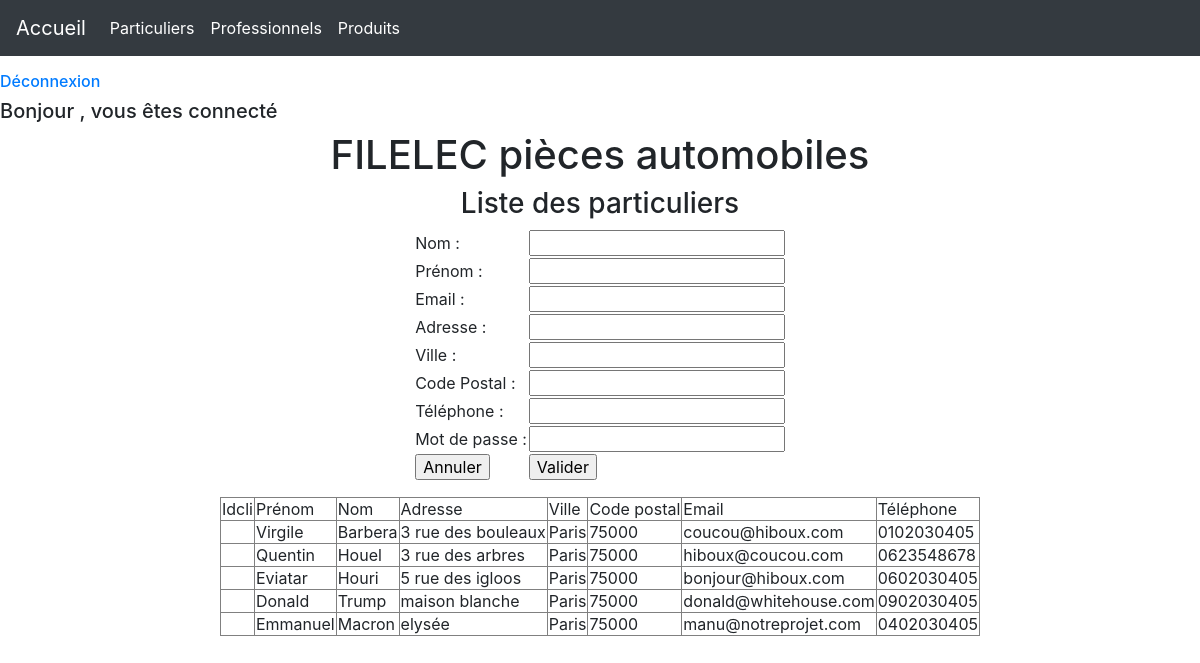
/index.php?page=1, run on the app's committed database.
### tables this page shows
CREATE TABLE IF NOT EXISTS PARTICULIER
(
 IDCLI INTEGER default 0 ,
 PRENOM CHAR(32) NULL  ,
 NOM CHAR(32) NULL  ,
 ADRESSE CHAR(32) NULL  ,
 VILLE CHAR(20) NULL ,
 CODE_POSTAL CHAR(5) NULL ,
 EMAIL CHAR(32) NULL  ,
 TELEPHONE CHAR(32) NULL  ,
 MDP CHAR(32) NOT NULL   
 );

### controleur/controleur.php (called while the page is built, shortened)
<?php
include ("modele/modele.php");
class Controleur
{
	private $unModele;
	public function __construct($serveur, $bdd, $user, $mdp)
	{
		$this->unModele = new Modele ($serveur, $bdd, $user, $mdp);
	}
	public function setTable($uneTable)
	{
		$this->unModele->setTable($uneTable);
	}
	public function select_All()
	{
		return $this->unModele->select_All();
	}
}
?>

### modele/modele.php (called while the page is built, shortened)
<?php
class Modele
{
	private $pdo;
	private $table;
	public function __construct ($serveur, $bdd, $user, $mdp)
	{
		$this->pdo = null;
		try
			{
				$this->pdo = new PDO ("mysql:host=".$serveur.";dbname=".$bdd,$user,$mdp);
			}
			catch (PDOException $exp)
			{
				echo "Erreur de connexion à la bdd";
				echo $exp->getMessage ();
			}
	}
	public function setTable($uneTable)
	{
		$this->table = $uneTable;
	}
	public function select_All ()
	{
		if ($this->pdo == null)
		{
			return null;
		}
		else {
			$requete = "select * from ".$this->table.";";
			$select =$this->pdo->prepare($requete);
			$select->execute ();
			return $select->fetchAll ();
		}
	}
}
?>

### vue/vue_selectAll_particulier.php (the view)
<table border = 1 >
	<tr><td> Idcli </td><td> Prénom  </td>
		<td> Nom </td> <td> Adresse </td> <td> Ville </td><td> Code postal </td><td> Email </td><td> Téléphone </td>
		</tr>
		<?php
		foreach ($lesParticuliers as $unParticulier)
		{
			echo "<tr>	<td> ".$unParticulier['IDCLI']."</td>
				<td> ".$unParticulier['PRENOM']."</td>
			<td> ".$unParticulier['NOM']."</td>
			<td> ".$unParticulier['ADRESSE']."</td>
			<td> ".$unParticulier['VILLE']."</td>
			<td> ".$unParticulier['CODE_POSTAL']."</td>
			<td> ".$unParticulier['EMAIL']."</td>
			<td> ".$unParticulier['TELEPHONE']."</td> </tr>" ;
		}
		?>
</table>

### index.php (shortened to what this page needs)
  <body style='background:#fff;'>
        <div id="content">
            <br><br><br>
            <a class="deco" href='index.php?deconnexion=true'><span><h6>Déconnexion</h6></span></a>
            <?php
                if(isset($_GET['deconnexion']))
                {
                   if($_GET['deconnexion']==true)
                   {
                      session_unset();
                      header("location:connexion.php");
                   }
                }
                else if($_SESSION['username'] !== ""){
                    $user = $_SESSION['username'];
                    echo "<h5>Bonjour"." ".$user.", vous êtes connecté</h5>";
                }
            ?>
<?php
require('nav.php');
include("controleur/controleur.php");
$unControleur = new Controleur ("localhost","xyz_db","root","");
?>
<html>
<head>
	<link rel="stylesheet" href="https://stackpath.bootstrapcdn.com/bootstrap/4.3.1/css/bootstrap.min.css">
</head>
<body>
	<center>
		<h1> FILELEC pièces automobiles </h1>
<?php
			if (isset($_GET['page']))
				$page = $_GET['page'];
			else $page = 0;
			switch($page)
			{
				case 1 : include("particulier.php"); break;
			}
		?>
	</center>
</body>
</html>

### nav.php (shortened to what this page needs)
<nav class="navbar navbar-expand-md navbar-dark fixed-top bg-dark">
  <a class="navbar-brand" href="index.php">Accueil</a>
  <div class="collapse navbar-collapse" id="navbarCollapse">
    <ul class="navbar-nav mr-auto">
      <li class="nav-item active">
        <a class="nav-link" href="index.php?page=1">Particuliers <span class="sr-only">(current)</span></a>
      </li>
      <li class="nav-item active">
        <a class="nav-link" href="index.php?page=2">Professionnels <span class="sr-only">(current)</span></a>
      </li>
     <li class="nav-item active">
        <a class="nav-link" href="index.php?page=3">Produits <span class="sr-only">(current)</span></a>
      </li>
    </ul>
  </div>
</nav>

### particulier.php (shortened to what this page needs)
<h3>Liste des particuliers </h3>
		<?php
			$unControleur->setTable ("particulier");
			include ("vue/vue_insert_particulier.php");
			$lesParticuliers = $unControleur->select_All();
			include ("vue/vue_selectAll_particulier.php");
 		?>

### vue/vue_insert_particulier.php
<form method= "post" action="">
	<table border =0>
	<tr> <td>Nom :</td>
		<td> <input type="text" name="NOM"></td></tr>
	<tr> <td>Prénom :</td>
		<td> <input type="text" name="PRENOM"></td></tr>
	<tr> <td>Email :</td>
		<td> <input type="text" name="EMAIL"></td></tr>
	<tr> <td>Adresse :</td>
		<td> <input type="text" name="ADRESSE"></td></tr>
	<tr> <td>Ville :</td>
		<td> <input type="text" name="VILLE"></td></tr>
	<tr> <td>Code Postal :</td>
		<td> <input type="text" name="CODE_POSTAL"></td></tr>
	<tr> <td>Téléphone :</td>
		<td> <input type="text" name="TELEPHONE"></td></tr>
	<tr> <td>Mot de passe :</td>
		<td> <input type="text" name="MDP"></td></tr>
		<tr> <td> <input type="reset" name="Annuler" value="Annuler"></td>
			<td><input type="submit" name="Valider" value="Valider"></td></tr>
	</table>
</form>

### data on the page
particulier: PRENOM "Virgile", NOM "Barbera", ADRESSE "3 rue des bouleaux", VILLE "Paris", CODE_POSTAL "75000", EMAIL "coucou@hiboux.com", TELEPHONE "0102030405"
particulier: PRENOM "Quentin", NOM "Houel", ADRESSE "3 rue des arbres", VILLE "Paris", CODE_POSTAL "75000", EMAIL "hiboux@coucou.com", TELEPHONE "0623548678"
particulier: PRENOM "Eviatar", NOM "Houri", ADRESSE "5 rue des igloos", VILLE "Paris", CODE_POSTAL "75000", EMAIL "bonjour@hiboux.com", TELEPHONE "0602030405"
particulier: PRENOM "Donald", NOM "Trump", ADRESSE "maison blanche", VILLE "Paris", CODE_POSTAL "75000", EMAIL "donald@whitehouse.com", TELEPHONE "0902030405"
particulier: PRENOM "Emmanuel", NOM "Macron", ADRESSE "elysée", VILLE "Paris", CODE_POSTAL "75000", EMAIL "manu@notreprojet.com", TELEPHONE "0402030405"
